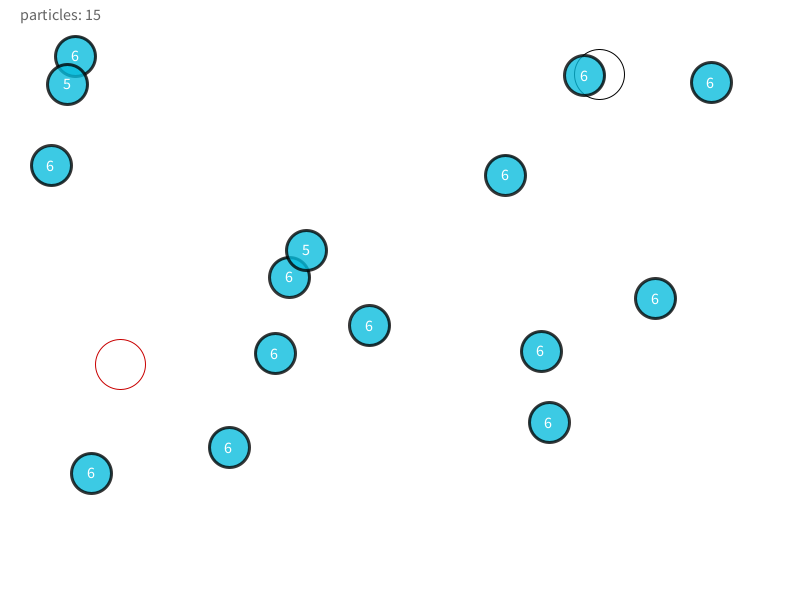
Frame 1 (no input)
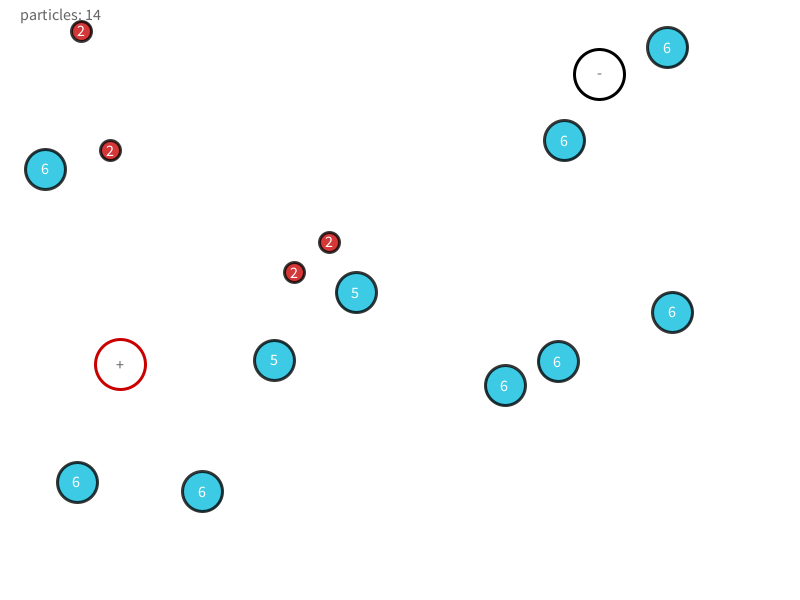
Frame 60 (the mouse pressed at the canvas centre just before this capture)
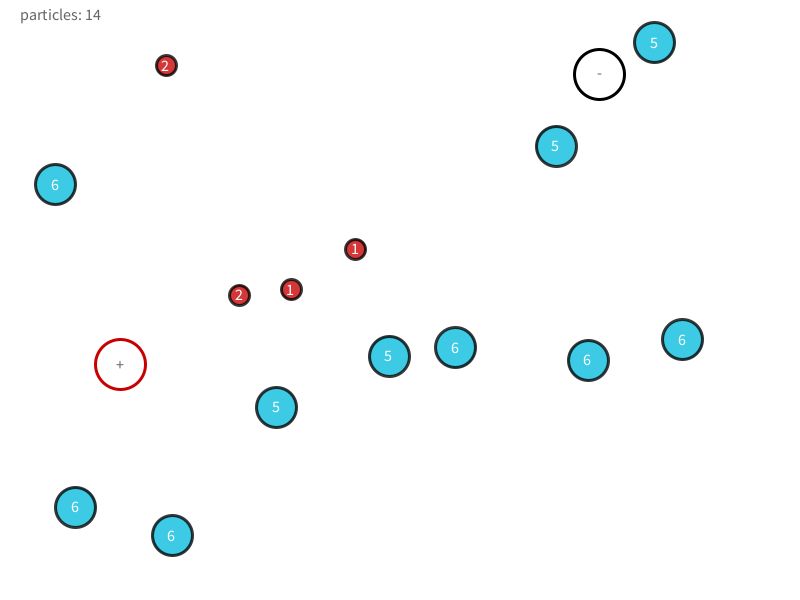
Frame 120 (the mouse held since frame 60 and released just before this capture)

The Processing sketch that drew these frames (run headless with seeded random() and noise(); from frame 60 on, the mouse is pressed at the canvas centre):

// Processing sketch: processing_140167
// ── processing_140167.pde

/*
 * Taller ProgramaciÃ³n MDI Veritas
 * Tarea#4
 * Particles Game
 */

/*
 * @author Andres Villalobos
 * @date 3/13/14
 * @version 1.0
 */

particlesSystem system;
//int size = 15;

void setup() {
  size(800, 600);
  smooth();
  textSize(16);
  system = new particlesSystem(15);
}

void draw() {
  background(255);
  system.display();
}

void keyReleased()
{
  if (key == ' ') { // if spacebar is pressed, quit the program  
    system.pause = !system.pause;
  }
  else if (key == 'a') { // if 'a' is pressed, add a particle to the system
    system.addParticle();
  }
  else if (key == 'r') { // if 'r' is pressed, remove a random particle from the system
    system.removeParticle();
  }
  else if (key == 's') { // if 's' is pressed, move the save zone to another random position
    system.newSaveZone();
  }
  else if (key == 'd') { // if 'd' is pressed, move the dark zone to another random position
    system.newDarkZone();
  }
}

void mouseClicked()
{
  system.saveZone.x = mouseX;
  system.saveZone.y = mouseY;
}

class particle {
  PVector position, velocity, acceleration;
  float radius = 40;
  color particleColor = color (0);
  int value = 6;

  particle() {
    position = new PVector(random(radius, width-radius), random(radius, height-radius));
    velocity = new PVector(random(-1, 1), random(-1, 1));
    acceleration = new PVector(random(-0.005, 0.005), random(-0.005, 0.005));
  }

  void update() {
    position.add(velocity);  
    velocity.add(acceleration);
  }

  void display() {
    if (value >= 5) {
      particleColor = color(6, 188, 220);
      radius = 40;
    }
    else if (value >= 3) {
      particleColor = color(81, 81, 81);
      radius = 30;
    }
    else if (value >= 1) {
      particleColor = color(200, 0, 0);
      radius = 20;
    }

    if (position.x < radius || position.x > width-radius) { // handles bounce with horizontal borders
      velocity.x *= -1.0f;
      if (position.x <= 0) {
        position.x = radius;
      }
      if (position.x >= width) {
        position.x = width-radius;
      }
    }

    if (position.y < radius || position.y > height-radius) { // handles bounce with vertical borders
      velocity.y *= -1.0f;
      if (position.y <= 0) {
        position.y = radius;
      }
      if (position.y >= height) {
        position.y = height-radius;
      }
    }

    // draw the particle
    strokeWeight(3);
    stroke(0,200);
    fill(particleColor, 200);    
    ellipse(position.x, position.y, radius, radius); 
    fill(255);
    text(value, position.x - 5, position.y + 5);
  }
}

class particlesSystem {
  ArrayList<particle> system;
  PVector saveZone;
  PVector darkZone;
  int saveZoneRadius = 50;
  int darkZoneRadius = 50;
  boolean pause = false;

  particlesSystem(int size) {
    system = new ArrayList<particle>();
    for (int i = 0; i < size; i++) {
      system.add(new particle());
    }    
    newSaveZone();
    newDarkZone();
  }

  // position the save zone randomly in the canvas
  void newSaveZone() {
    saveZone = new PVector(random(saveZoneRadius, width-saveZoneRadius), random(saveZoneRadius, height-saveZoneRadius));
  }

  // position the dark zone randomly in the canvas
  void newDarkZone() {
    darkZone = new PVector(random(darkZoneRadius, width-darkZoneRadius), random(darkZoneRadius, height-darkZoneRadius));
  }

  //draws an area that make it so that if any particle touches it, its value decreases
  void drawDarkZone() {
    noFill();
    stroke(0);    
    ellipse(darkZone.x, darkZone.y, darkZoneRadius, darkZoneRadius);
    text("-", darkZone.x-3, darkZone.y+3);
  }

  //draws an area that make it so that if any particle touches it, its value increases
  void drawSaveZone() {
    noFill();
    stroke(200, 0, 0);
    ellipse(saveZone.x, saveZone.y, saveZoneRadius, saveZoneRadius);
    text("+", saveZone.x-5, saveZone.y+5);
  }

  //adds a new particle to the system
  void addParticle() {
    system.add(new particle());
  }

  //removes a random particle from the system
  void removeParticle() {
    system.remove((int)random(0, system.size()));
  }

  void display() {
    if (system.size()==0) {     
      fill(100);
      text("NO WINNER", width/2, height/2);
    }
    else if (system.size()==1) {

      system.get(0).display();
      fill(100);
      text("WINNER", width/2, height/2);
    }
    else {
      drawDarkZone();
      drawSaveZone();

      for (int i = 0; i < system.size(); i++) {
        system.get(i).display();

        if (!pause) {
          float saveZonedistance = dist(system.get(i).position.x, system.get(i).position.y, saveZone.x, saveZone.y);
          if ((saveZonedistance < saveZoneRadius) && system.get(i).value < 6) { // if particle touches save zone, increase its radius | there is a max value: 6
            system.get(i).velocity.x *= -1.0f; // bounce
            system.get(i).velocity.y *= -1.0f; // bounce
            system.get(i).value += 1;
          }

          float darkZonedistance = dist(system.get(i).position.x, system.get(i).position.y, darkZone.x, darkZone.y);
          if (darkZonedistance < darkZoneRadius) { // if it touches dark zone then remove it from the system  
            system.get(i).velocity.x *= -1.0f; // bounce
            system.get(i).velocity.y *= -1.0f; // bounce     
            system.get(i).value -= 1; // value decreases
          }    

          // handle bouncing between particles
          for (int j=((i+1)%system.size()); j!=i; j=((j+1)%system.size())) {
            particle _p = system.get(j);
            float distance = dist(system.get(i).position.x, system.get(i).position.y, system.get(j).position.x, system.get(j).position.y);

            if (distance < system.get(i).radius) {
              system.get(i).velocity.x *= -1.0f; // bounce
              system.get(i).velocity.y *= -1.0f; // bounce
              system.get(i).acceleration.add(new PVector(0.005, 0.005)); // acceleration increases
              system.get(i).value -= 1; // value decreases            

              system.get(j).velocity.x *= -1.0f; // bounce
              system.get(j).velocity.y *= -1.0f; // bounce
              system.get(j).acceleration.add(new PVector(0.005, 0.005)); // acceleration increases
              system.get(j).value -= 1; // value decreases
            }
          }

          system.get(i).update();

          if (system.get(i).value <= 0) { // if particle's value is less than or equal to cero then remove it from the system      
            system.remove(i);
          }
        }
      }

      fill(100);
      text("particles: " + system.size(), 20, 20);
    }
  }
}
